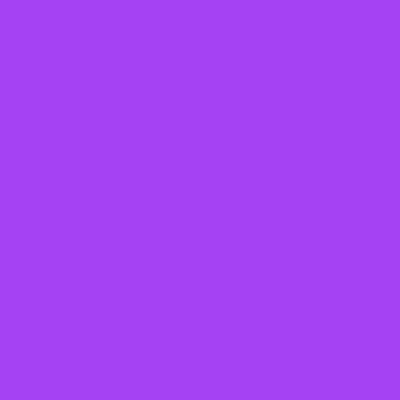
Frame 1 (no input)
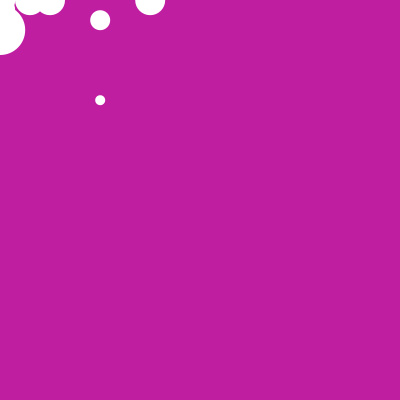
Frame 60 (the mouse pressed at the canvas centre just before this capture)
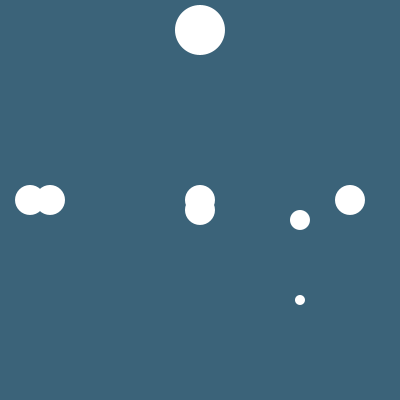
Frame 120 (the mouse held since frame 60 and released just before this capture)

The Processing sketch that drew these frames (run headless with seeded random() and noise(); from frame 60 on, the mouse is pressed at the canvas centre):

// Processing sketch: processing_54851
// ── processing_54851.pde

// 마우스따라다니기
void setup() {
  size(400,400);
  frameRate(20);
  smooth();
  noStroke();
}
 
 
float dotX = 2000;
float dotY = 2000;
 
void draw() {
  float R = random(256);
  float G = random(256);
  float B = random(256);
  background(R,G,B);
 
  dotX = (mouseX-dotX)/7 + dotX;
  dotY = (mouseY-dotY)/7 + dotY;
  ellipse(dotX+100,dotY+20,20,20);
  ellipse(dotY,dotX,30,30);
  ellipse(dotY+100,dotX+100,10,10);
  ellipse(30,dotX,30,30);
  ellipse(50,dotY,30,30);
  ellipse(dotY,30,30,30);
  ellipse(dotX,30,50,50);
  ellipse(dotX,dotY+10,30,30);
  ellipse(dotX+150,dotY,30,30);
 
 
}
